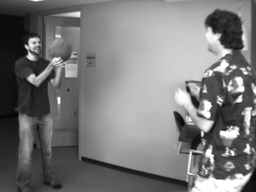
#> input picture deep_learning/gray_scale_and_motion_estimation/images/frame1_a.png, 256 x 192 px, shrunk from 640 x 480 before the run
$ jupyter execute src.ipynb
#> lines starting #> are read from the running program, lines starting #| are printed output that depends on the picture
# Benjamin Lutz
### Grayscale Conversion and Gradient-Based Motion Estimation

## 1. Convert to gray scale

[cell 1]
import numpy as np
import cv2
import matplotlib.pyplot as plt

# Convert image to grayscale
def to_grayscale(image):
    return cv2.cvtColor(image, cv2.COLOR_BGR2GRAY)

# Compute image gradients
def compute_gradients(image):
    g_x = np.array([[1, 0, -1], [2, 0, -2], [1, 0, -1]])
    g_y = np.array([[1, 2, 1], [0, 0, 0], [-1, -2, -1]])

    I_x = cv2.filter2D(image, -1, g_x)
    I_y = cv2.filter2D(image, -1, g_y)

    return I_x, I_y

# Compute optical flow using Lucas-Kanade method
def lucas_kanade_optical_flow(frame1, frame2, window_size=5):
    frame1_gray = to_grayscale(frame1)
    frame2_gray = to_grayscale(frame2)

    I_x, I_y = compute_gradients(frame1_gray)
    I_t = frame2_gray - frame1_gray

    half_window = window_size // 2
    V_x = np.zeros(frame1_gray.shape)
    V_y = np.zeros(frame1_gray.shape)

    for i in range(half_window, frame1_gray.shape[0] - half_window):
        for j in range(half_window, frame1_gray.shape[1] - half_window):
            I_x_window = I_x[i-half_window:i+half_window+1, j-half_window:j+half_window+1].flatten()
            I_y_window = I_y[i-half_window:i+half_window+1, j-half_window:j+half_window+1].flatten()
            I_t_window = I_t[i-half_window:i+half_window+1, j-half_window:j+half_window+1].flatten()

            A = np.vstack((I_x_window, I_y_window)).T
            b = -I_t_window

            # Solve using least squares method
            nu, _, _, _ = np.linalg.lstsq(A, b, rcond=None)
            V_x[i, j] = nu[0]
            V_y[i, j] = nu[1]

    return V_x, V_y

# Visualize optical flow
def visualize_optical_flow(V_x, V_y):
    magnitude = np.sqrt(V_x**2 + V_y**2)

    fig, axes = plt.subplots(1, 3, figsize=(18, 6))

    axes[0].imshow(V_x, cmap='gray')
    axes[0].set_title('V_x')

    axes[1].imshow(V_y, cmap='gray')
    axes[1].set_title('V_y')

    axes[2].imshow(magnitude, cmap='gray')
    axes[2].set_title('Magnitude of Optical Flow')

    for ax in axes:
        ax.axis('off')

    plt.show()

# Load images
frame1_a = cv2.imread('images/frame1_a.png')
#> frame1_a is the input picture: shape (192, 256, 3); min 4, max 255, mean 120.3
frame1_b = cv2.imread('images/frame1_b.png')
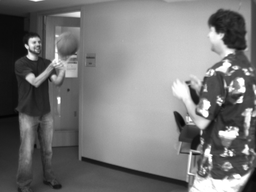
#> input picture deep_learning/gray_scale_and_motion_estimation/images/frame1_b.png, 256 x 192 px, shrunk from 640 x 480 before the run
#> frame1_b is the input picture: shape (192, 256, 3); min 4, max 255, mean 119.9
frame2_a = cv2.imread('images/frame2_a.png')
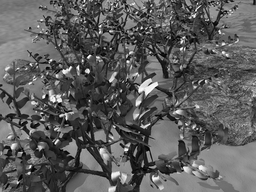
#> input picture deep_learning/gray_scale_and_motion_estimation/images/frame2_a.png, 256 x 192 px, shrunk from 640 x 480 before the run
#> frame2_a is the input picture: shape (192, 256, 3); min 0, max 255, mean 92.3
frame2_b = cv2.imread('images/frame2_b.png')
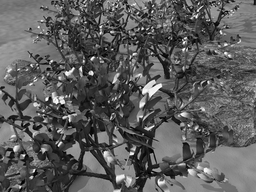
#> input picture deep_learning/gray_scale_and_motion_estimation/images/frame2_b.png, 256 x 192 px, shrunk from 640 x 480 before the run
#> frame2_b is the input picture: shape (192, 256, 3); min 0, max 255, mean 92

# Function to print pair of images side by side
def print_image_pair(image1, image2):
    fig, axes = plt.subplots(1, 2, figsize=(10, 5))

    axes[0].imshow(cv2.cvtColor(image1, cv2.COLOR_BGR2RGB))
    axes[0].set_title('Frame A')

    axes[1].imshow(cv2.cvtColor(image2, cv2.COLOR_BGR2RGB))
    axes[1].set_title('Frame 2')

    for ax in axes:
        ax.axis('off')

    plt.show()

# Compute optical flow for each pair of images
V_x_1, V_y_1 = lucas_kanade_optical_flow(frame1_a, frame1_b)
#> in lucas_kanade_optical_flow, `I_t = frame2_gray - frame1_gray`:
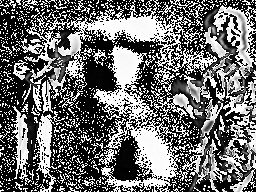
#> I_t: shape (192, 256); min 0, max 255, mean 109.3
#> after the loop in lucas_kanade_optical_flow, `for i in range(half_window, frame1_gray.shape[0] - half_window):`:
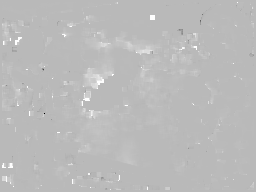
#> V_y: shape (192, 256) float64; min -680, max 255, mean 6.9; drawn with min black and max white
V_x_2, V_y_2 = lucas_kanade_optical_flow(frame2_a, frame2_b)
#> call 2 of lucas_kanade_optical_flow, with window_size = 5
#> in compute_gradients (call 2), `I_x = cv2.filter2D(image, -1, g_x)`:
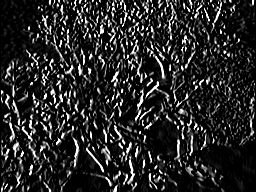
#> I_x: shape (192, 256); min 0, max 255, mean 39.2
#> in compute_gradients (call 2), `I_y = cv2.filter2D(image, -1, g_y)`:
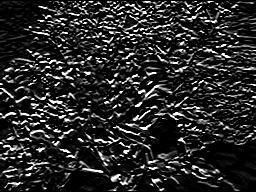
#> I_y: shape (192, 256); min 0, max 255, mean 40.5
#> in lucas_kanade_optical_flow (call 2), `I_t = frame2_gray - frame1_gray`:
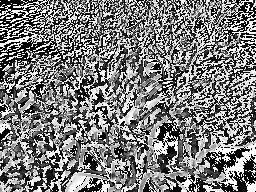
#> I_t: shape (192, 256); min 0, max 255, mean 123.9
#> after the loop in lucas_kanade_optical_flow (call 2), `for i in range(half_window, frame1_gray.shape[0] - half_window):`:
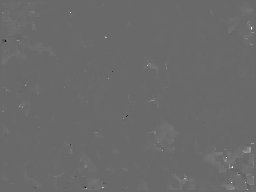
#> V_x: shape (192, 256) float64; min -178.9, max 255, mean 2; drawn with min black and max white

# Visualize the optical flow
print_image_pair(frame1_a, frame1_b)

print("Optical Flow for frame1_a and frame1_b")
visualize_optical_flow(V_x_1, V_y_1)

print_image_pair(frame2_a, frame2_b)

print("Optical Flow for frame2_a and frame2_b")
visualize_optical_flow(V_x_2, V_y_2)
#> in visualize_optical_flow (call 2), `magnitude = np.sqrt(V_x**2 + V_y**2)`:
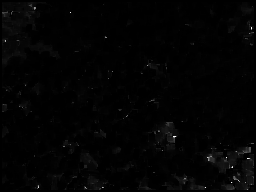
#> magnitude: shape (192, 256) float64; min 0, max 255.1, mean 3.5; drawn with min black and max white
